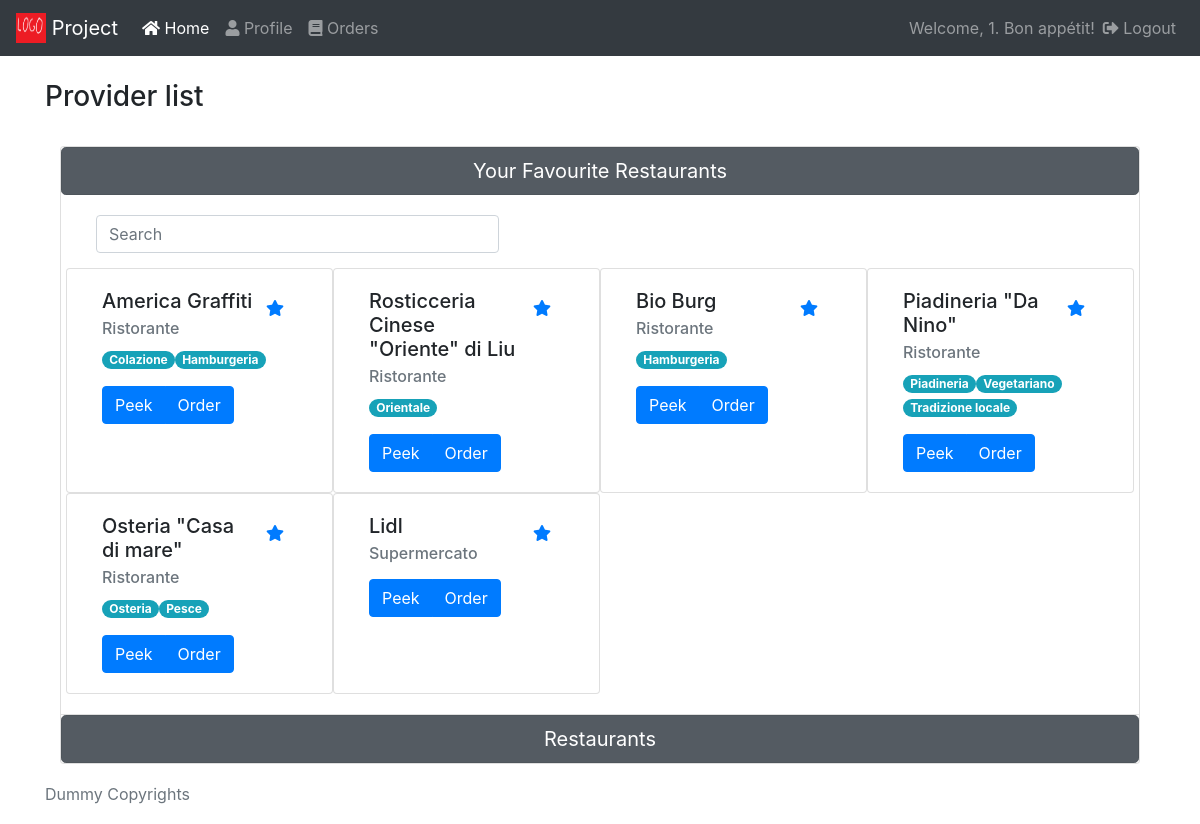
/home_clients.php (signed in), run on the app's committed database.
### tables this page shows
CREATE TABLE `provider` (
  `provider_id` int(11) NOT NULL AUTO_INCREMENT,
  `provider_name` varchar(90) NOT NULL,
  `provider_address` varchar(90) NOT NULL,
  `provider_email` varchar(45) NOT NULL,
  `provider_password` varchar(255) NOT NULL,
  `type_id` int(11) NOT NULL,
  PRIMARY KEY (`provider_id`),
  KEY `type_id_idx` (`type_id`),
  CONSTRAINT `type_id` FOREIGN KEY (`type_id`) REFERENCES `type` (`type_id`) ON DELETE NO ACTION ON UPDATE NO ACTION
);

CREATE TABLE `type` (
  `type_id` int(11) NOT NULL AUTO_INCREMENT,
  `type_name` varchar(45) NOT NULL,
  PRIMARY KEY (`type_id`)
);

CREATE TABLE `category` (
  `category_id` int(11) NOT NULL AUTO_INCREMENT,
  `category_name` varchar(45) NOT NULL,
  PRIMARY KEY (`category_id`)
);

### home_clients.php (the view, shortened to what this page needs)
<?php include("fragments/connection-begin.php"); ?>
<!DOCTYPE html>
<html lang="en">
<head>
  <?php include("fragments/head-contents.php"); ?>
</head>
<body>
  <?php include("fragments/navbar.php"); ?>
  <div class="container mt-4 mb-4">
    <h3 class="pb-2">Provider list</h3>
    <div class="container accordion mt-4 mb-4" id="mainAccordion">
      <div class="card main-card">
        <h1 class="mb-0">
          <button class="btn btn-secondary btn-lg btn-block active" data-toggle="collapse" data-target="#collapseFavouriteRestaurants" aria-expanded="true" aria-controls="collapseFavouriteRestaurants">
            Your Favourite Restaurants
          </button>
        </h1>
        <div id="collapseFavouriteRestaurants" class="collapse show" aria-labelledby="headingFavouriteRestaurants" data-parent="#mainAccordion">
          <div class="card-body">
            <div class="card-searchbar col-5">
              <input class="form-control mr-sm-2" id="searchFavourites" type="search" placeholder="Search" aria-label="Search Favourites">
            </div>
            <div class="row" id="favouriteProviders">
              <?php
                if ($favProviders = $conn->query(
                  "SELECT p.provider_id, p.provider_name, t.type_name
                  FROM client_provider cp
                  JOIN provider p
                  ON cp.provider_id = p.provider_id
                  LEFT JOIN type t
                  ON p.type_id = t.type_id
                  WHERE cp.client_id = '".$_SESSION['user_id']."'"
                )) {
                  while ($providerRow = $favProviders->fetch_assoc()) {
              ?>
              <div class="card col-sm-3 providerCard favouriteProvider" data-provider-id="<?php echo $providerRow['provider_id']; ?>">
                <div class="card-body">
                  <div class="float-right">
                    <button name="removeFavourite" class="btn btn-link"><i class="fas fa-star"></i></button>
                  </div>
                  <h5 class="card-title"><?php echo $providerRow['provider_name'] ?></h5>
                  <h6 class="card-subtitle mb-2 text-muted"><?php echo $providerRow['type_name'] ?></h6>
                  <p class="card-text">
                    <?php
                      if ($providerCategories = $conn->query("SELECT c.category_name
                                            FROM provider p
                                            LEFT JOIN provider_category pc
                                            ON p.provider_id = pc.provider_id
                                            LEFT JOIN category c
                                            ON c.category_id = pc.category_id
                                            WHERE p.provider_id = '".$providerRow['provider_id']."'")) {
                        while ($categoryRow = $providerCategories->fetch_assoc()) {
                          echo "<span class='badge badge-pill badge-info'>".$categoryRow['category_name']."</span>";
                        }
                      }
                    ?>
                  </p>
                  <div class="btn-group btn-group-justified">
                    <button class="btn btn-primary inline" data-toggle="modal" data-target="#peekOnProvider">Peek</button>
                    <button class="btn btn-primary inline btn-place-order">Order</button>
                  </div>
                </div>
              </div>
              <?php
                  }
                } else {
                  echo "Query failed";
                }
               ?>
            </div>
          </div>
        </div>
      </div>
      <div class="card main-card">
        <h1 class="mb-0">
          <button class="btn btn-secondary btn-lg btn-block active" data-toggle="collapse" data-target="#collapseAllRestaurants" aria-expanded="false" aria-controls="collapseAllRestaurants">
            Restaurants
          </button>
        </h1>
      </div>
    </div>
  </div>
    <?php include("fragments/footer.php"); ?>
</body>
</html>

### fragments/head-contents.php (shortened to what this page needs)
<link rel="stylesheet" href="https://stackpath.bootstrapcdn.com/bootstrap/4.3.1/css/bootstrap.min.css" />
<link rel="stylesheet" href="https://use.fontawesome.com/releases/v5.8.1/css/all.css">
<link rel="stylesheet" href="styles/style.css" />

### fragments/navbar.php (shortened to what this page needs)
<nav class="navbar navbar-expand-lg navbar-dark bg-dark sticky-top">
  <a class="navbar-brand" <?php echo ($_SESSION['user_type'] == 'client') ? 'href="home_clients.php"' : 'href="home_providers.php"'; ?>>
    <img src="res/logo.png" width="30" height="30" class="d-inline-block align-top" alt="">
    Project
  </a>
  <div class="collapse navbar-collapse" id="navbarText">
    <ul class="navbar-nav mr-auto">
      <li class="nav-item">
        <a class="nav-link" <?php echo ($_SESSION['user_type'] == 'client') ? 'href="home_clients.php"' : 'href="home_providers.php"'; ?>><i class="fas fa-home"></i> Home</a>
      </li>
      <li class="nav-item">
        <a class="nav-link" <?php echo ($_SESSION['user_type'] == 'client') ? 'href="profile_clients.php"' : 'href="profile_providers.php"'; ?>><i class="fas fa-user"></i> Profile</a>
      </li>
      <?php
      if ($_SESSION['user_type'] == 'client') {
        echo '
        <li class="nav-item">
          <a class="nav-link" href="orders_clients.php"><i class="fas fa-book"></i> Orders</a>
        </li>
        ';
      }
      ?>
    </ul>
    <ul class="navbar-nav navbar-right">
      <li class="nav-item">
        <div class="navbar-text">Welcome, <?php echo $_SESSION['user_name']; echo ($_SESSION['user_type'] == 'client') ? '. Bon appétit!' : '.';?></div>
      </li>
      <li class="nav-item">
        <a class="nav-link" href="logout.php"><i class="fas fa-sign-out-alt"></i> Logout</a>
      </li>
    </ul>
  </div>
</nav>

### fragments/footer.php
<footer class="footer">
  <div class="container">
    <p class="text-muted">Dummy Copyrights</p>
  </div>
</footer>

### styles/style.css (style rules this page uses)
.card-searchbar { margin-bottom: 15px; }
html { position: relative; min-height: 100%; }
body { margin-bottom: 60px; }
.footer { position: absolute; bottom: 0; width: 100%; height: 60px; line-height: 60px; }

### data on the page
provider: provider_name "America Graffiti", type.type_name "Ristorante"
category: category_name "Colazione"
category: category_name "Hamburgeria"
provider: provider_name "Rosticceria Cinese \"Oriente\" di Liu", type.type_name "Ristorante"
category: category_name "Orientale"
provider: provider_name "Bio Burg", type.type_name "Ristorante"
provider: provider_name "Piadineria \"Da Nino\"", type.type_name "Ristorante"
category: category_name "Piadineria"
category: category_name "Vegetariano"
category: category_name "Tradizione locale"
provider: provider_name "Osteria \"Casa di mare\"", type.type_name "Ristorante"
category: category_name "Osteria"
category: category_name "Pesce"
provider: provider_name "Lidl", type.type_name "Supermercato"

### other printed values
$_SESSION['user_name'] "1"
